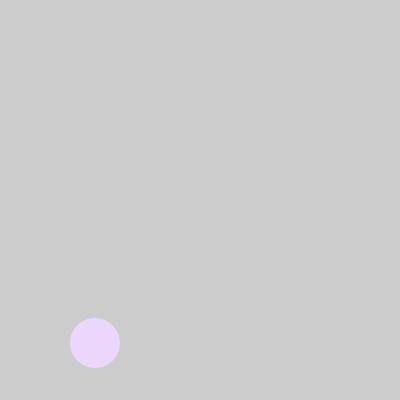
Frame 1 (no input)
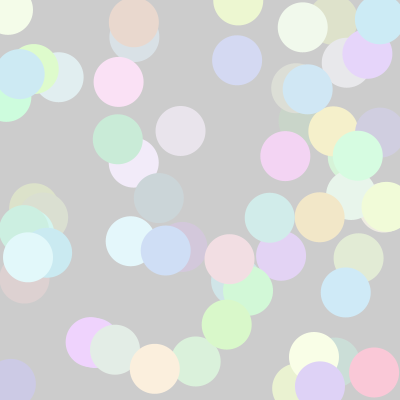
Frame 60 (the mouse pressed at the canvas centre just before this capture)
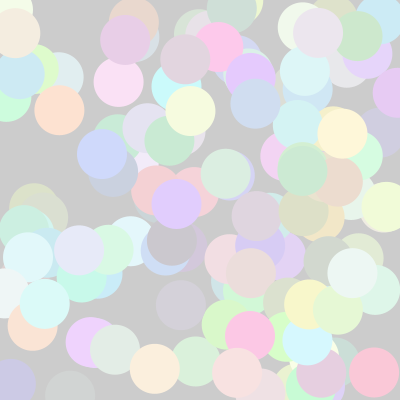
Frame 120 (the mouse held since frame 60 and released just before this capture)

The Processing sketch that drew these frames (run headless with seeded random() and noise(); from frame 60 on, the mouse is pressed at the canvas centre):

// Processing sketch: processing_78157
// ── processing_78157.pde

void setup (){
   size(400,400);
   noStroke();
   
 }
 
 
 void draw(){
   
   fill(random (200, 255), random (200,255), random ( 200, 255));

   
   
   
   ellipse (random (400), random (400), 50,50);
   
   }
